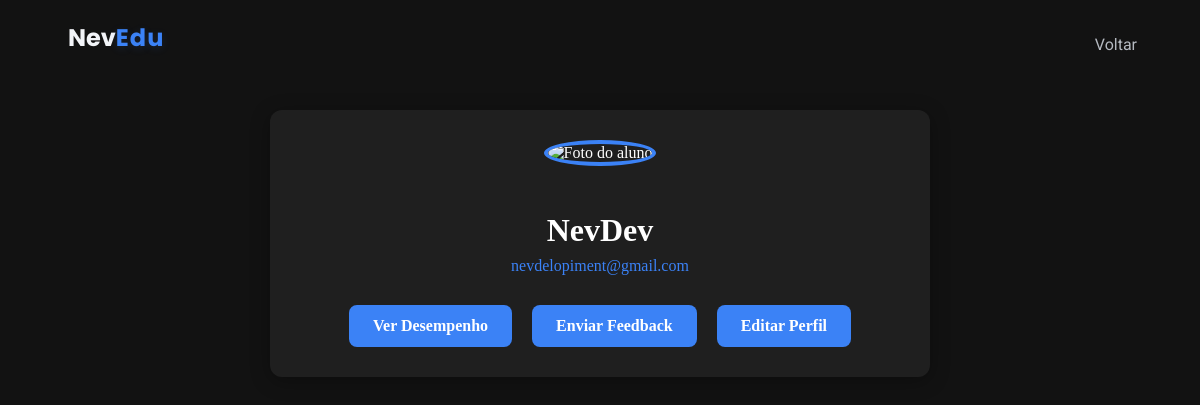
The page /aluno/1 on the database as committed earlier.
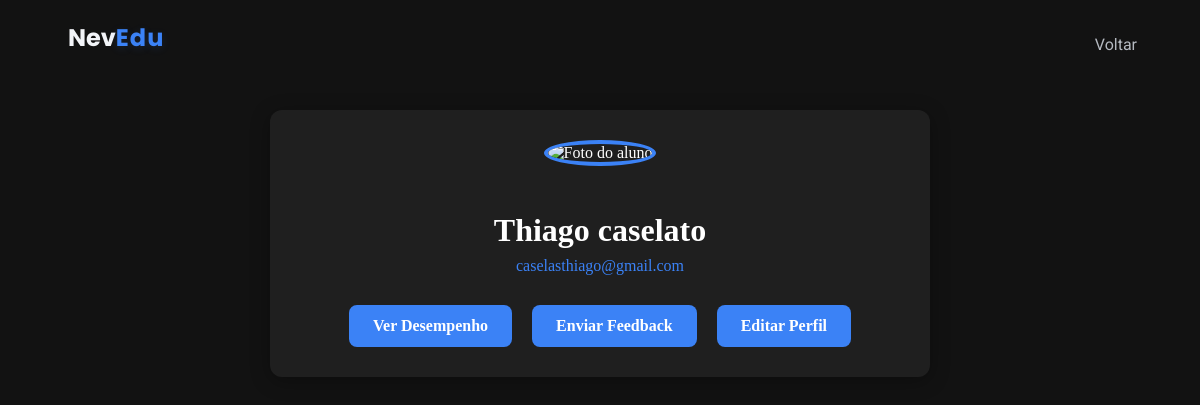
The same page on the database as committed later.
### tables this page shows
CREATE TABLE usuarios (
            id INTEGER PRIMARY KEY AUTOINCREMENT,
            nome TEXT NOT NULL,
            email TEXT NOT NULL UNIQUE,
            senha TEXT NOT NULL,
            tipo TEXT NOT NULL DEFAULT 'aluno',
            ano_escolar TEXT,
            inicio_escolar TEXT,
            foto TEXT
        );

### app.py (the view)
@app.route('/aluno/<int:aluno_id>')
def perfil_aluno(aluno_id):
    conn = conectar()
    cursor = conn.cursor()
    cursor.execute("SELECT nome, email, foto FROM usuarios WHERE id=?", (aluno_id,))
    aluno = cursor.fetchone()
    conn.close()
    if aluno:
        return render_template('aluno_individual.html', nome=aluno[0], email=aluno[1], foto=aluno[2])
    else:
        flash("Aluno não encontrado.")
        return redirect(url_for('alunos'))

### app.py (called while the page is built)
def conectar():
    return sqlite3.connect('database.db')

### templates/aluno_individual.html (shortened to what this page needs)
<!DOCTYPE html>
<html lang="pt-BR">
<head>
  <link rel="stylesheet" href="{{ url_for('static', filename='css/aluno.css') }}">
</head>
<body>
  <div class="menu-neversing">
    <h2>Nev<span>Edu</span></h2>
    <ul>
      <li><a href="{{ url_for('alunos') }}">Voltar</a></li>
    </ul>
  </div>
  <div class="aluno-box">
    <img src="{{ foto or '/static/img/user-default.png' }}" alt="Foto do aluno">
    <h2>{{ nome }}</h2>
    <span>{{ email }}</span>
    <div class="acoes">
      <a href="#">Ver Desempenho</a>
      <a href="#">Enviar Feedback</a>
      <a href="#">Editar Perfil</a>
    </div>
  </div>
</body>
</html>

Rows that differ between the two databases and show on the page:
changed usuarios: nome "NevDev" → "Thiago caselato"; email "nevdelopiment@gmail.com" → "caselasthiago@gmail.com"
